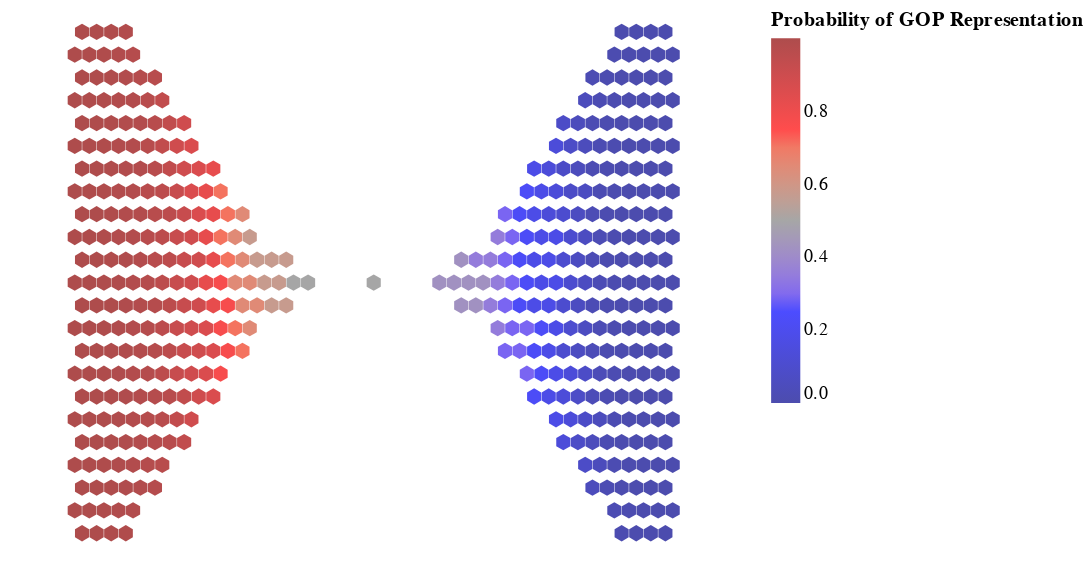

Source (notebook cell):
### Code cell
get_viz(2022,"All","Median")

### Figure 1 — Vega-Lite specification as saved in the notebook (floating-point values rounded to 4 significant figures; data arrays with more than 128 entries replaced by an {"elided": "..."} marker saying what was removed)
{"config": {"view": {"continuousWidth": 400, "continuousHeight": 300, "strokeWidth": 0}, "point": {"filled": true, "shape": "M0,-2.3094010768L2,-1.1547005384 2,1.1547005384 0,2.3094010768 -2,1.1547005384 -2,-1.1547005384Z", "size": 15}}, "data": {"name": "data-50b33a6f8e1a08ede128fa0f893b63d4"}, "mark": "point", "encoding": {"color": {"field": "prob", "legend": {"title": "Probability of GOP Representation"}, "scale": {"range": ["darkblue", "blue", "grey", "red", "darkred"]}, "type": "quantitative"}, "tooltip": [{"field": "ST#", "title": "District", "type": "nominal"}, {"field": "PVI", "title": "PVI", "type": "nominal"}, {"field": "prob", "title": "Prob GOP", "type": "quantitative"}], "x": {"axis": null, "field": "X", "type": "quantitative"}, "y": {"axis": null, "field": "Y", "type": "quantitative"}}, "$schema": "https://vega.github.io/schema/vega-lite/v4.17.0.json", "datasets": {"data-50b33a6f8e1a08ede128fa0f893b63d4": {"elided": "435 records"}}}
